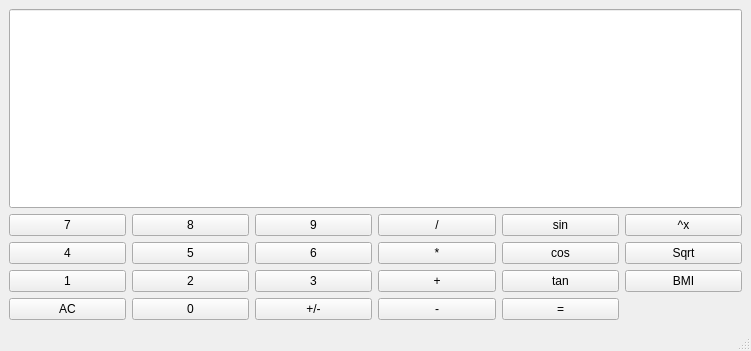
<?xml version="1.0" encoding="UTF-8"?>
<ui version="4.0">
 <class>MainWindow</class>
 <widget class="QMainWindow" name="MainWindow">
  <property name="geometry">
   <rect>
    <x>0</x>
    <y>0</y>
    <width>751</width>
    <height>351</height>
   </rect>
  </property>
  <property name="windowTitle">
   <string>MainWindow</string>
  </property>
  <widget class="QWidget" name="centralwidget">
   <layout class="QGridLayout" name="gridLayout">
    <item row="1" column="0">
     <widget class="QPushButton" name="Button7">
      <property name="text">
       <string>7</string>
      </property>
     </widget>
    </item>
    <item row="4" column="2">
     <widget class="QPushButton" name="ChangeSign">
      <property name="text">
       <string>+/-</string>
      </property>
     </widget>
    </item>
    <item row="2" column="0">
     <widget class="QPushButton" name="Button4">
      <property name="text">
       <string>4</string>
      </property>
     </widget>
    </item>
    <item row="3" column="3">
     <widget class="QPushButton" name="Add">
      <property name="text">
       <string>+</string>
      </property>
     </widget>
    </item>
    <item row="1" column="2">
     <widget class="QPushButton" name="Button9">
      <property name="text">
       <string>9</string>
      </property>
     </widget>
    </item>
    <item row="2" column="2">
     <widget class="QPushButton" name="Button6">
      <property name="text">
       <string>6</string>
      </property>
     </widget>
    </item>
    <item row="2" column="4">
     <widget class="QPushButton" name="cos">
      <property name="text">
       <string>cos</string>
      </property>
     </widget>
    </item>
    <item row="1" column="3">
     <widget class="QPushButton" name="Divide">
      <property name="text">
       <string>/</string>
      </property>
     </widget>
    </item>
    <item row="3" column="0">
     <widget class="QPushButton" name="Button1">
      <property name="text">
       <string>1</string>
      </property>
     </widget>
    </item>
    <item row="4" column="4">
     <widget class="QPushButton" name="Equals">
      <property name="text">
       <string>=</string>
      </property>
     </widget>
    </item>
    <item row="3" column="1">
     <widget class="QPushButton" name="Button2">
      <property name="text">
       <string>2</string>
      </property>
     </widget>
    </item>
    <item row="2" column="1">
     <widget class="QPushButton" name="Button5">
      <property name="text">
       <string>5</string>
      </property>
     </widget>
    </item>
    <item row="3" column="2">
     <widget class="QPushButton" name="Button3">
      <property name="text">
       <string>3</string>
      </property>
     </widget>
    </item>
    <item row="4" column="3">
     <widget class="QPushButton" name="Subtract">
      <property name="text">
       <string>-</string>
      </property>
     </widget>
    </item>
    <item row="1" column="1">
     <widget class="QPushButton" name="Button8">
      <property name="text">
       <string>8</string>
      </property>
     </widget>
    </item>
    <item row="3" column="4">
     <widget class="QPushButton" name="tan">
      <property name="text">
       <string>tan</string>
      </property>
     </widget>
    </item>
    <item row="1" column="4">
     <widget class="QPushButton" name="sin">
      <property name="text">
       <string>sin</string>
      </property>
     </widget>
    </item>
    <item row="4" column="0">
     <widget class="QPushButton" name="Clear">
      <property name="text">
       <string>AC</string>
      </property>
     </widget>
    </item>
    <item row="4" column="1">
     <widget class="QPushButton" name="Button0">
      <property name="text">
       <string>0</string>
      </property>
     </widget>
    </item>
    <item row="2" column="3">
     <widget class="QPushButton" name="Multiply">
      <property name="text">
       <string>*</string>
      </property>
     </widget>
    </item>
    <item row="1" column="5">
     <widget class="QPushButton" name="Power">
      <property name="text">
       <string>^x</string>
      </property>
     </widget>
    </item>
    <item row="0" column="0" colspan="6">
     <widget class="QLineEdit" name="Display">
      <property name="sizePolicy">
       <sizepolicy hsizetype="Preferred" vsizetype="Expanding">
        <horstretch>0</horstretch>
        <verstretch>0</verstretch>
       </sizepolicy>
      </property>
      <property name="alignment">
       <set>Qt::AlignRight|Qt::AlignTrailing|Qt::AlignVCenter</set>
      </property>
     </widget>
    </item>
    <item row="2" column="5">
     <widget class="QPushButton" name="Sqrt">
      <property name="text">
       <string>Sqrt</string>
      </property>
     </widget>
    </item>
    <item row="3" column="5">
     <widget class="QPushButton" name="BMI">
      <property name="text">
       <string>BMI</string>
      </property>
     </widget>
    </item>
   </layout>
  </widget>
  <widget class="QMenuBar" name="menubar">
   <property name="geometry">
    <rect>
     <x>0</x>
     <y>0</y>
     <width>751</width>
     <height>21</height>
    </rect>
   </property>
  </widget>
  <widget class="QStatusBar" name="statusbar"/>
 </widget>
 <resources/>
 <connections/>
</ui>
